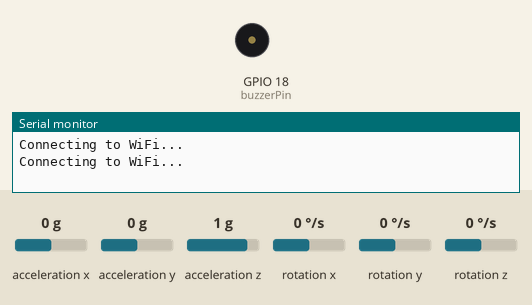
A sketch run on a simulated ESP32. Parts: buzzer (waves = sounding), the last lines printed to the serial monitor. The inputs (shaded band) are chosen by the test bench; at power-on: acceleration x 0 g, acceleration y 0 g, acceleration z 1 g, rotation x 0 °/s, rotation y 0 °/s, rotation z 0 °/s. WiFi joins after 1.5 s; servers stay silent unless stated.

Above: at 3.2 s.
3.3 s: acceleration x set to -0.3 g
At 3.45 s:
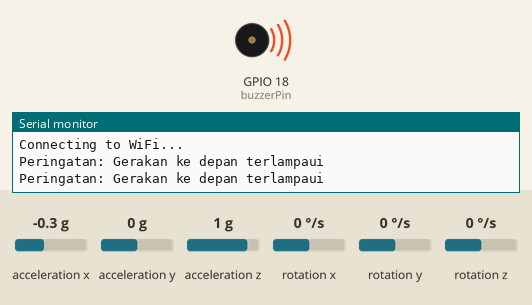
6.3 s: acceleration y set to -1.4 g
At 6.51 s:
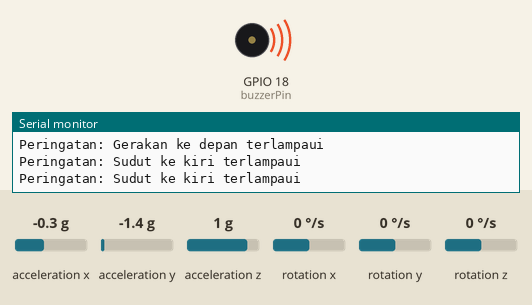
Timing chart, 0 to 9.3 s (numbered marks = the images above; inputs shaded):
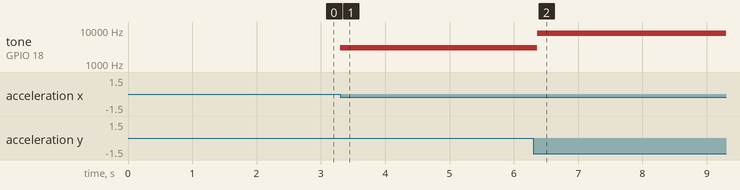

The sketch:

Latihan1.ino
```cpp
#include <Wire.h>
#include <WiFi.h>
#include <MPU6050_tockn.h>

const char* ssid = "No"; // Ganti dengan nama WiFi Anda
const char* password = "11111111"; // Ganti dengan kata sandi WiFi Anda

MPU6050 mpu6050(Wire);

int threshold = 10; // Ambang batas perubahan sudut
int currentAngle = 0;
int previousAngle = 0;
bool connected = false;

int buzzerPin = 18; // Ganti dengan pin output buzzer yang Anda gunakan

void setup() {
  Wire.begin();
  Serial.begin(19200);
  WiFi.begin(ssid, password);

  while (WiFi.status() != WL_CONNECTED) {
    delay(1000);
    Serial.println("Connecting to WiFi...");
  }

  connected = true;
  mpu6050.begin();
  pinMode(buzzerPin, OUTPUT);
}

void loop() {
  if (connected) {
    mpu6050.update();
    float angelX = mpu6050.getAngleX();
    float angelY = mpu6050.getAngleY();

    if (abs(angelX) > threshold) {
      if (angelX > 0) {
        // Logika untuk peringatan sudut kanan
        Serial.println("Peringatan: Sudut ke kanan terlampaui");
        tone(buzzerPin, 1000); // Frekuensi bunyi buzzer untuk peringatan sudut kanan
        delay(100); // Durasi bunyi buzzer (singkatkan delay)
        noTone(buzzerPin); // Matikan bunyi buzzer
      } else {
        // Logika untuk peringatan sudut kiri
        Serial.println("Peringatan: Sudut ke kiri terlampaui");
        tone(buzzerPin, 8000); // Frekuensi bunyi buzzer untuk peringatan sudut kiri
        delay(100); // Durasi bunyi buzzer (singkatkan delay)
        noTone(buzzerPin); // Matikan bunyi buzzer
      }
    }

    if (abs(angelY) > threshold) {
      if (angelY > 0) {
        // Logika untuk peringatan gerakan ke depan
        Serial.println("Peringatan: Gerakan ke depan terlampaui");
        tone(buzzerPin, 3000); // Frekuensi bunyi buzzer untuk gerakan ke depan
        delay(100); // Durasi bunyi buzzer (singkatkan delay)
        noTone(buzzerPin); // Matikan bunyi buzzer
      } else {
        // Logika untuk peringatan gerakan ke belakang
        Serial.println("Peringatan: Gerakan ke belakang terlampaui");
        tone(buzzerPin, 6000); // Frekuensi bunyi buzzer untuk gerakan ke belakang
        delay(100); // Durasi bunyi buzzer (singkatkan delay)
        noTone(buzzerPin); // Matikan bunyi buzzer
      }
    }
  }
}
```

Measured:
- the behaviour switches between -0.1 and -0.2 g on acceleration x (found by bisection; images 0 and 1)
- after the input at 3.3 s, tone on GPIO 18 (buzzerPin): silent → 3000 Hz at once
- after the input at 6.3 s, tone on GPIO 18 (buzzerPin): 3000 Hz → 8000 Hz after 0.06 s
